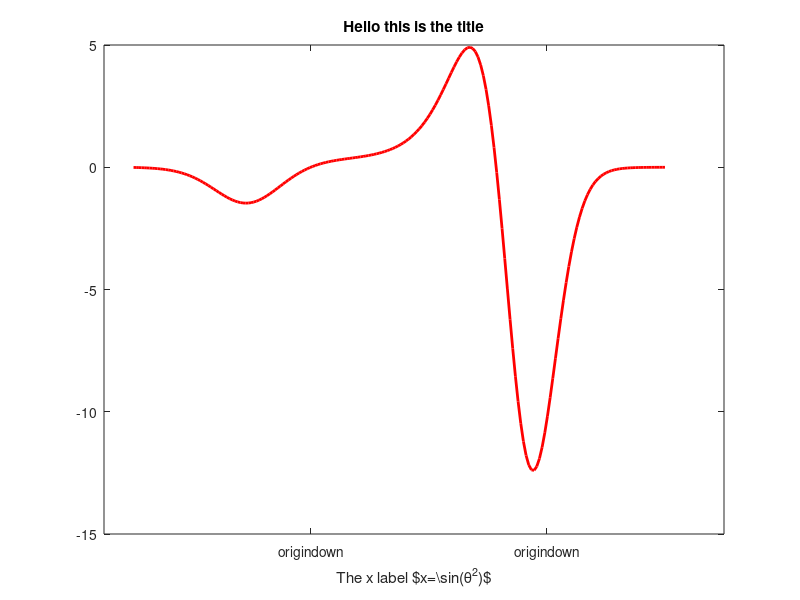

Write the MATLAB code that produced this figure.
x = linspace(-3,6,200);
y = sin(x).*exp(-x.*cos(x));
plot(x,y,'-r','linewidth',2)

% AXIS TICKS
% > axis ticks
set(gca,'xtick',[0,4],'ytick',-15:5:5)
set(gca,'xticklabel',['origin', 'down'])
% > axis limits
set(gca,'xlim',[-3.5,7])
ylim([-15,5])

% LABELS
% tex is accepted
xlabel('The x label $x=\sin(\theta^2)$')
title('Hello this is the title')